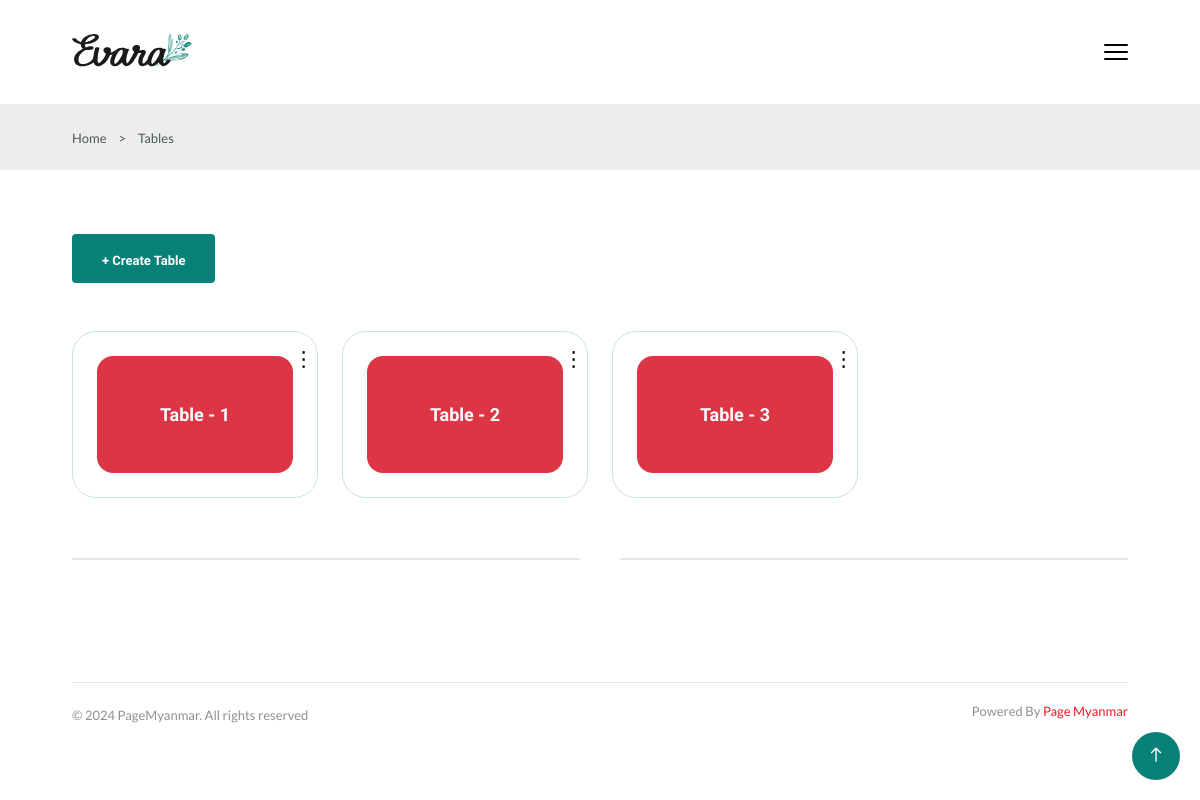
Page /tables/ (signed in) on the committed database.
### app/models.py (models this page shows, shortened)
class TableModel(models.Model):
    name = models.CharField(max_length=200)
    status = models.BooleanField(default=False)
    created_at = models.DateTimeField(auto_now_add=True)
    updated_at = models.DateTimeField(auto_now=True)

### app/views.py (the view)
# urls.py: path('tables/',Tables),
@login_required(login_url=settings.LOGIN_URL)
@role_permission_required('app.view_tablemodel')
def Tables(request):
    tables = TableModel.objects.all()
    context = {
        'tables':tables
    }
    return render(request, 'tables.html', context)

### app/context_processors.py (called while the page is built, shortened)
def Counts(request):
    table_id = request.resolver_match.kwargs.get('id')  # Get `id` from the URL kwargs
    return {
        'cart_count': 0,
    }

### app/templatetags/custom_permissions.py (called while the page is built)
@register.filter
def has_role_permission(user, permission_codename):
    if user.is_authenticated and hasattr(user, 'has_permission'):
        return user.has_permission(permission_codename)
    return False

### authentication/models.py (called while the page is built)
    def has_permission(self, perm_codename):
        if self.role:
            return self.role.permissions.filter(codename=perm_codename).exists()
        return False

### templates/tables.html (shortened to what this page needs)
{% extends 'components/base.html' %}
{% block body %}
<section class="breadcrumb">
    <ul class="breadcrumb__list flex container">
        <li><a href="/" class="breadcrumb__link">Home</a></li>
        <li><span class="breadcrumb__link">></span></li>
        <li><span class="breadcrumb__link">Tables</span></li>
    </ul>
</section>
<section class="table__cards section--lg container">
    <button class="btn btn-md" style="margin-bottom: 3rem;" onclick="window.location.href='/create-table/'">+ Create Table</button>
    <div class="table__card--group grid">
        {% for table in tables %}
        <div class="table__card" id="table-card-{{table.id}}">
            <a href="/order/{{table.id}}/" class="table__card--banner">
                <h4 class="table__card--title"
                    style="background-color: {% if table.status == True %}#dc3545{% else %}#28a745{% endif %};">
                    {{table.name}}</h4>
            </a>
            <button class="table__card--dot">&#8942;</button>
        </div>
        {% endfor %}
    </div>
    <div class="divider">
        <i class="fi fi-rs-fingerprint"></i>
    </div>
</section>
{% endblock %}

### static/css/style.css (style rules this page uses)
:root { --header-height: 4rem; --first-color: hsl(176, 88%, 27%); --first-color-alt: hsl(129, 44%, 94%); --second-color: hsl(34, 94%, 87%); --title-color: hsl(0, 0%, 13%); --text-color: hsl(154, 13%, 32%); --text-color-light: hsl(60, 1%, 56%); --body-color: hsl(0, 0%, 100%); --container-color: hsl(0, 0%, 93%); --border-color: hsl(129, 36%, 85%); --border-color-alt: hsl(133, 15%, 90%); --delete-color: hsl(0, 83%, 53%); --image-bg-color: #f1f1f1; --body-font: 'Lato', sans-serif; --second-font: 'Spartan', sans-serif; --big-font-size: 3.5rem; --h1-font-size: 2.75rem; --h2-font-size: 2rem; --h3-font-size: 1.75rem; --h4-font-size: 1.375rem; --large-font-size: 1.125rem; --normal-font-size: 1rem; --small-font-size: 0.875rem; --smaller-font-size: 0.75rem; --tiny-font-size: 0.6875rem; --weight-400: 400; --weight-500: 500; --weight-600: 600; --weight-700: 700; --transition: cubic-bezier(0, 0, 0.05, 1); --transition-ease-in-out: all 0.3s ease-in-out; }
@media screen and (max-width: 1200px) { :root { --big-font-size: 2.25rem; --h1-font-size: 2rem; --h2-font-size: 1.375rem; --h3-font-size: 1.25rem; --h4-font-size: 1.125rem; --large-font-size: 1rem; --normal-font-size: 0.9375rem; --small-font-size: 0.8125rem; --smaller-font-size: 0.6875rem; --tiny-font-size: 0.625rem; } }
* { margin: 0; padding: 0; box-sizing: border-box; }
input, textarea, select, body { color: var(--text-color); font-family: var(--body-font); font-size: var(--normal-font-size); font-weight: var(--weight-400); }
body { background-color: var(--body-color); }
h1, h2, h3, h4 { font-family: var(--second-font); color: var(--title-color); font-weight: var(--weight-600); }
ul { list-style: none; }
a { text-decoration: none; }
button, label { cursor: pointer; }
button, textarea, input, select { background-color: transparent; border: none; outline: none; }
.container { max-width: 1440px; margin-inline: auto; padding-inline: .75rem; }
.grid { display: grid; gap: 1.5rem; }
.section--lg { padding-block: 4rem; }
.btn, .swal2-confirm, .swal2-cancel { display: inline-block; background: var(--first-color); border: 2px solid var(--first-color); color: var(--body-color); padding-inline: 1.75rem; height: 49px; line-height: 49px; border-radius: .25rem; font-family: var(--second-font); font-size: var(--small-font-size); font-weight: var(--weight-700); transition: all 0.4s var(--transition); }
.flex { display: flex; align-items: center; column-gap: 0.5rem; }
.breadcrumb { background-color: var(--container-color); padding-block: 1.5rem; }
.breadcrumb__list { column-gap: 0.75rem; }
.breadcrumb__link { color: var(--text-color); font-size: var(--small-font-size); }
.divider { position: relative; text-align: center; margin-block: 3rem; }
.divider::before { content: ''; position: absolute; top: 50%; left: 0; width: 100%; border-top: 2px solid var(--border-color-alt); }
.divider i { color: var(--text-color-light); background-color: var(--body-color); font-size: 1.25rem; padding-inline: 1.25rem; position: relative; z-index: 10; }
.table__card--group { grid-template-columns: repeat(4, 1fr); }
.table__card { border-radius: 1.5rem; position: relative; border: 1px solid var(--border-color); padding: 1.5rem; }
.table__card--banner { display: block; }
.table__card--title { font-size: var(--h4-font-size); color: var(--body-color); text-align: center; border-radius: 1rem; padding: 3rem 0; }
.table__card--dot { position: absolute; top: 15px; right: 3px; font-size: 1.3rem; }
@media screen and (max-width: 1520px) { .container { max-width: 1260px; } }
@media screen and (max-width: 1320px) { .container { max-width: 1080px; } }

### rows in the picture
TableModel: name "Table - 1"
TableModel: name "Table - 2"
TableModel: name "Table - 3"
